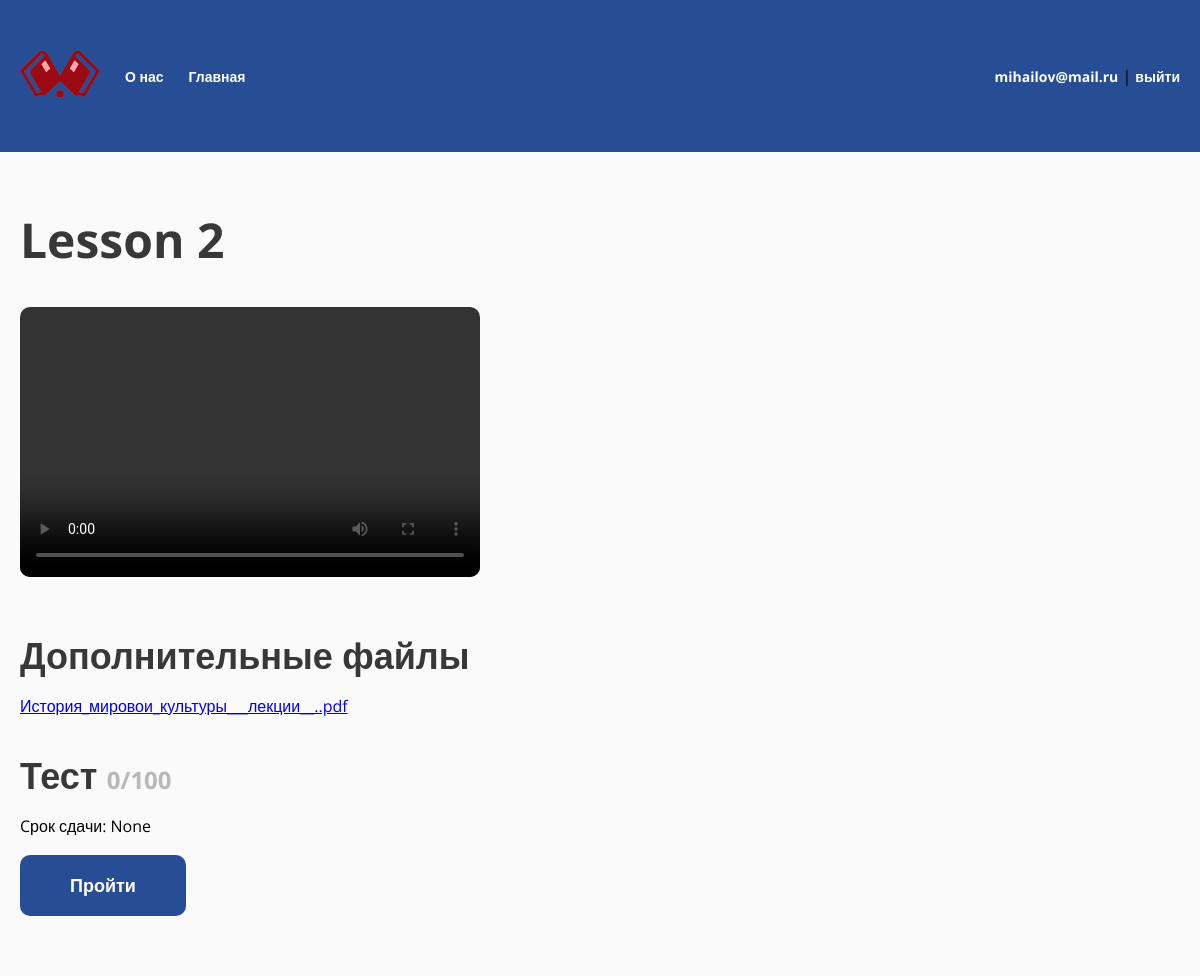
The page /student/lesson/11/ (signed in) on the database its author committed.
### study/models.py (models this page shows, shortened)
class Lesson(models.Model):
    class Type(models.TextChoices):
        LECTURE = "LC", "Лекция"
        PRACTICAL = "PR", "Практическое занятия"
        LABORATORY = "LR", "Лабораторное занятие"
        CONTROL = "CW", "Контрольная работа"
        INDIVIDUAL = "IW", "Индивидуальное практическое занятие"
    type = models.CharField("Тип", max_length=32, choices=Type.choices)
    subject = models.ForeignKey(TeacherGroupSubject, related_name="lessons", on_delete=models.CASCADE, null=True, blank=True)
    name = models.CharField(max_length=128)
    test = models.OneToOneField(Test, on_delete=models.SET_NULL, null=True, blank=True)
    text = models.TextField(null=True, blank=True)
    deadline = models.DateTimeField(null=True, blank=True)
    class Meta:
        verbose_name = "Занятие"
        verbose_name_plural = "Занятия"
    def get_test_user_best_try(self, user):
        tries = [try_.score for try_ in Try.objects.filter(test=self.test, user=user)]
        if tries:
            return max(tries)
        return 0
    def is_late(self):
        if not self.deadline:
            return False
        utc = pytz.UTC
        now = utc.localize(dt.now())
        if now > self.deadline:
            return True  # уже поздно
        return False

class LessonVideo(models.Model):
    video = models.FileField(upload_to="lessons/videos/")
    lesson = models.ForeignKey(Lesson, related_name="videos", on_delete=models.CASCADE)
    class Meta:
        verbose_name = "Видео"
        verbose_name_plural = "Видео"

class LessonFile(models.Model):
    file = models.FileField(upload_to="lessons/files/")
    lesson = models.ForeignKey(Lesson, related_name="files", on_delete=models.CASCADE)
    class Meta:
        verbose_name = "Файл"
        verbose_name_plural = "Файлы"

### study/views.py (the view, shortened to what this page needs)
# urls.py: path("student/lesson/<int:pk>/", views.StudentLessonView.as_view(), name="student-lesson"),
class StudentLessonView(LoginRequiredMixin, View):
    def get(self, request, *args, **kwargs):
        user = self.request.user
        lesson = get_object_or_404(Lesson, pk=kwargs["pk"])
        if not user.group_set.first():
            return HttpResponse("No permission")
        if user.group_set.first() != lesson.subject.group:
            return HttpResponse("No permission")
        my_best_try = 0
        if lesson.test:
            my_best_try = lesson.get_test_user_best_try(user)
        work_form, work_score = None, None
        return render(request, "study/student/lesson.html", {
            "lesson": lesson,
            "best_try": my_best_try,
            "work_score": work_score,
            "work_form": work_form
        })

### study/templates/study/student/lesson.html (shortened to what this page needs)
{% extends "base.html" %}
{% load static %}
{% block extra_css %}
<link rel="stylesheet" href="{% static 'css/checkbox.css' %}">
<link rel="stylesheet" href="{% static 'css/magnific-popup.css' %}">
{% endblock %}
{% block content %}
<section class="section">
    <h1 class="h1">{{ lesson.name }}</h1>
    <div class="gallery mt-40">
        {% for video in lesson.videos.all  %}
        <div class="lesson-video popup-video">
            <video controls>
                <source src="{{ video.video.url }}" type="video/mp4">
            </video>
        </div>
        {% endfor %}
        <div class="lesson-images mt-20">
            {% for photo in lesson.photos.all  %}
            <a href="{{ photo.photo.url }}" class="lesson-image popup-image">
            </a>
            {% endfor %}
        </div>
    </div>
    <div class="mt-20">
        <h2 class="h2">Дополнительные файлы</h2>
        {% for file in lesson.files.all %}
        <a href="{{ file.file.url }}" class="mt-20" style="display: flex;">{{ file.file|cut:"lessons/files/" }}</a>
        {% endfor %}
    </div>
    {% if lesson.test %}
    <h2 class="h2 mt-40">Тест <span class="test-score">{{ best_try|floatformat:0 }}/100</span></h2>
    {% if lesson.is_late %}
    <span class="back mt-20">Пройти</span>
    {% else %}
    <p class="mt-20">Cрок сдачи: {{ lesson.deadline }}</p>
    <a href="{% url 'student-test' lesson.test.pk %}" class="btn mt-20">Пройти</a>
    {% endif %}
    {% endif %}
</section>
{% endblock %}

### templates/base.html (shortened to what this page needs)
{% load static %}
<!DOCTYPE html>
<html lang="ru">
<head>
	<link rel="stylesheet" href="{% static 'css/reset.css' %}">
	<link rel="stylesheet" href="{% static 'css/main.css' %}">
	<link rel="stylesheet" href="{% static 'css/menu.css' %}">
    {% block extra_css %}{% endblock %}
</head>
<body>
	<header class="header">
		<div class="container">
			<ul class="header-menu">
				<li><a href="{% url 'index' %}" class="logo"><img src="{% static 'img/logo.png' %}" alt=""></a></li>
				<li><a href="{% url 'about' %}">О нас</a></li>
				{% if user.is_authenticated %}
				<li><a href="{% url 'index' %}">Главная</a></li>
				<li class="header-menu-profile">
					<a href="{% url 'profile' %}">{{ user.username }}</a> | <a href="{% url 'logout' %}">выйти</a>
				</li>
				{% endif%}
			</ul>
		</div>
	</header>
	<main class="main">
		<div class="container">
		    {% block content %}{% endblock %}
		</div>
	</main>
</body>
</html>

### static/css/main.css (style rules this page uses)
:root { --green: #274d94; --red: #D43131; --background: #FAFAFA; --gray: #B8B8B8; --tablePrimary: #EFEFEF; --tableSecondary: #FAFAFA; }
* { padding: 0; margin: 0; box-sizing: border-box; }
html { font-family: "Open Sans", sans-serif; }
body { display: flex; flex-direction: column; min-height: 100vh; height: 100%; }
.container { max-width: 1240px; padding: 0 20px; margin: 0 auto; position: relative; }
.mt-40 { margin-top: 40px; }
.mt-20 { margin-top: 20px; }
.h1 { color: #383838; font-size: 48px; font-weight: 700; }
.h2 { color: #383838; font-size: 36px; font-weight: 700; }
.btn { color: #FFF; font-size: 18px; font-weight: 700; border-radius: 10px; background: var(--green); padding: 20px 50px; text-align: center; cursor: pointer; text-decoration: none; display: block; width: fit-content; }
.header { padding: 50px 0; background: var(--green); }
.logo img { width: 100%; max-width: 80px; }
.main { flex: 1 1 100%; padding: 60px 0; background-color: var(--background); }
.lesson-video { display: block; width: 460px; height: 270px; border-radius: 10px; overflow: hidden; }
.lesson-video > video, .lesson-video > img { width: 100%; height: 100%; object-fit: cover; }
.lesson-images { display: flex; width: 100%; flex-wrap: wrap; gap: 20px; }
.lesson-images > a { flex: 0 1 230px; }
.test-score { color: var(--gray); font-size: 24px; font-weight: 700; }

### static/css/menu.css (style rules this page uses)
ul { list-style: none; }
.header-menu { display: flex; align-items: center; gap: 25px; width: 100%; }
.header-menu a { text-decoration: none; font-weight: 700; color: white; font-size: 14px; }
.header-menu-profile { margin-left: auto; }

### rows shown on the page
Lesson: name "Lesson 2", deadline "None"
LessonFile: file "История_мировои_культуры___лекции__..pdf"

### other values the page prints
{{ user.username }} "mihailov@mail.ru"
{{ best_try|floatformat:0 }} "0"
